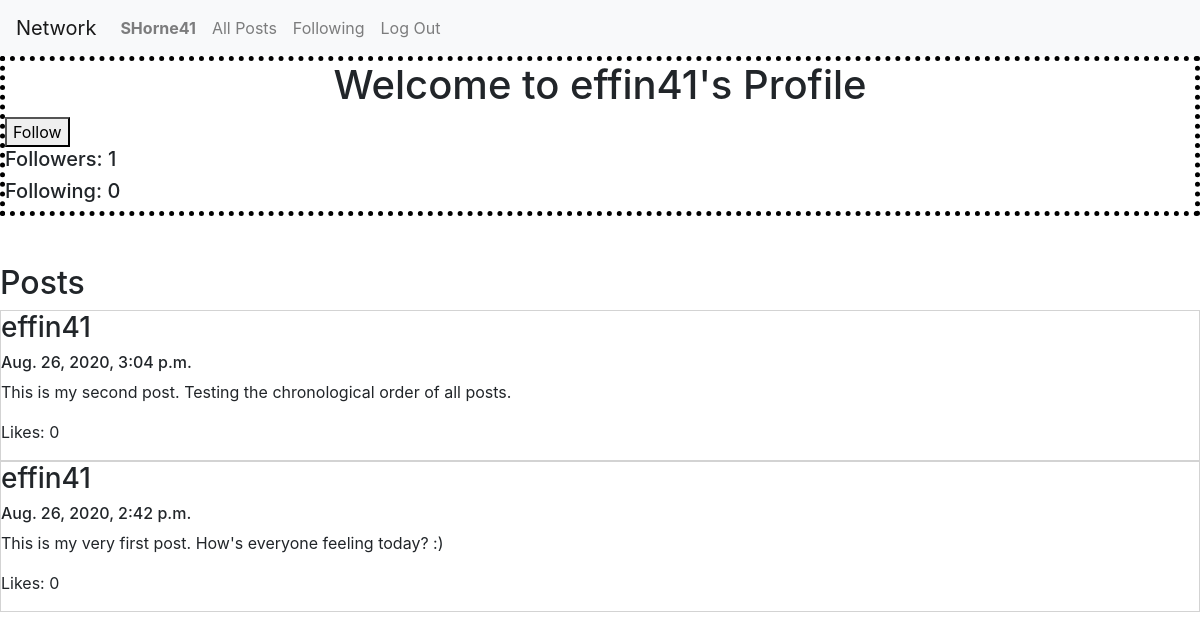
/profilePage/effin41 (signed in), run on the app's committed database.
### network/models.py (models this page shows)
class User(AbstractUser):
    numFollowers = models.IntegerField(default = 0)
    numFollowing = models.IntegerField(default = 0)

class Post(models.Model):
    owner = models.ForeignKey(User, on_delete=models.CASCADE)
    content = models.CharField(max_length = 280)
    likes = models.IntegerField(default = 0)
    timestamp = models.DateTimeField()

### network/views.py (the view)
# urls.py: path("profilePage/<str:username>", views.profile_page, name="profile"),
def profile_page(request, username):
    user = User.objects.get(username = username)
    userID = user.id
    posts = Post.objects.filter(owner = userID)
    posts = posts.order_by("-timestamp").all()
    isFollowing = False
    newFollowForm = FollowForm(initial={'followingUser': request.user.id, 'followedUser': userID})
    if (request.user.is_authenticated):
        registeredUser = User.objects.get(username = request.user.username)
        registeredUserID = registeredUser.id
        if (Following.objects.filter(followingUser = registeredUserID, followedUser = userID).exists()):
            isFollowing = True
    context = {"profile": user, "posts": posts, "isFollowing": isFollowing, "form": newFollowForm}
    return render(request, "network/profile.html", context)

### network/templates/network/profile.html (shortened to what this page needs)
{% extends "network/layout.html" %}
{% block body %}
<div id="profile-info" style="border: 5px dotted black">
    <h1 style="text-align: center;">Welcome to {{ profile.username }}'s Profile</h1>
    {% if request.user.is_authenticated %}
        {% if profile.username != request.user.username %}
            {% if isFollowing == False %}
                <form action="{% url 'follow' profile.username %}" method="POST">
                    <button type="submit">Follow {{profile.user}}</button>
                </form>
            {% else %}
                <form action="{% url 'unfollow' profile.username %}" method="POST">
                    {% csrf_token %}
                    <button type="submit">Unfollow {{profile.user}}</button>
                </form>
            {% endif %}
        {% endif %}
    {% endif %}
    <h5>Followers: {{profile.numFollowers}}</h5>
    <h5>Following: {{profile.numFollowing}}</h5>
</div><br/><br/>
<h2>Posts</h2>
<div id="post-view">
    {% for post in posts %}
        <div style="border: 1px solid lightgray;">
            <h3>{{post.owner}}</h3>
            <h6>{{post.timestamp}}</h6>
            <p>{{post.content}}</p>
            <p>Likes: {{post.likes}}</p>
        </div>
    {% endfor %}
</div>
{% endblock %}

### network/templates/network/layout.html (shortened to what this page needs)
{% load static %}
<!DOCTYPE html>
<html lang="en">
    <head>
        <link rel="stylesheet" href="https://stackpath.bootstrapcdn.com/bootstrap/4.4.1/css/bootstrap.min.css">
        <link href="{% static 'network/styles.css' %}" rel="stylesheet">
    </head>
    <body>
        <nav class="navbar navbar-expand-lg navbar-light bg-light">
            <a class="navbar-brand" href="#">Network</a>
            <div>
              <ul class="navbar-nav mr-auto">
                {% if user.is_authenticated %}
                    <li class="nav-item">
                        <a class="nav-link" href="{% url 'profile' user.username %}"><strong>{{ user.username }}</strong></a>
                    </li>
                {% endif %}
                <li class="nav-item">
                  <a class="nav-link" href="{% url 'index' %}">All Posts</a>
                </li>
                {% if user.is_authenticated %}
                    <li class="nav-item">
                        <a class="nav-link" href="{% url 'following' %}">Following</a>
                    </li>
                    <li class="nav-item">
                        <a class="nav-link" href="{% url 'logout' %}">Log Out</a>
                    </li>
                {% endif %}
              </ul>
            </div>
          </nav>
        <div class="body">
            {% block body %}
            {% endblock %}
        </div>
    </body>
</html>

### data on the page
User: username "SHorne41"
User: username "effin41", numFollowers "1", numFollowing "0"
Post: owner "effin41", timestamp "Aug. 26, 2020, 3:04 p.m.", content "This is my second post. Testing the chronological order of all posts.", likes "0"
Post: owner "effin41", timestamp "Aug. 26, 2020, 2:42 p.m.", content "This is my very first post. How's everyone feeling today? :)", likes "0"
